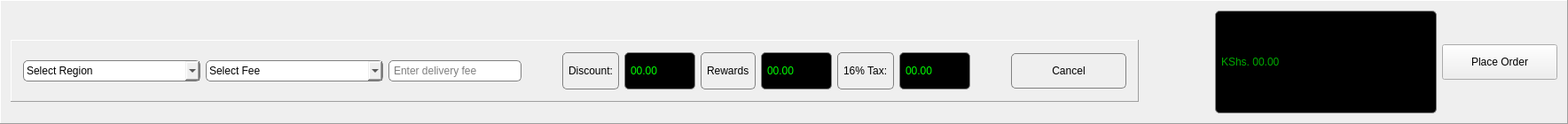
           <widget class="QFrame" name="order_panel">
            <property name="minimumSize">
             <size>
              <width>0</width>
              <height>140</height>
             </size>
            </property>
            <property name="maximumSize">
             <size>
              <width>16777215</width>
              <height>200</height>
             </size>
            </property>
            <property name="styleSheet">
             <string notr="true"/>
            </property>
            <property name="frameShape">
             <enum>QFrame::Panel</enum>
            </property>
            <property name="frameShadow">
             <enum>QFrame::Raised</enum>
            </property>
            <layout class="QHBoxLayout" name="horizontalLayout_9">
             <item>
              <widget class="QFrame" name="frame_14">
               <property name="minimumSize">
                <size>
                 <width>0</width>
                 <height>70</height>
                </size>
               </property>
               <property name="maximumSize">
                <size>
                 <width>16777215</width>
                 <height>50</height>
                </size>
               </property>
               <property name="styleSheet">
                <string notr="true">padding:4px;</string>
               </property>
               <property name="frameShape">
                <enum>QFrame::Panel</enum>
               </property>
               <property name="frameShadow">
                <enum>QFrame::Raised</enum>
               </property>
               <layout class="QHBoxLayout" name="horizontalLayout_7">
                <item>
                 <widget class="QComboBox" name="cb_delivery_region">
                  <property name="minimumSize">
                   <size>
                    <width>200</width>
                    <height>0</height>
                   </size>
                  </property>
                  <property name="maximumSize">
                   <size>
                    <width>200</width>
                    <height>16777215</height>
                   </size>
                  </property>
                  <property name="styleSheet">
                   <string notr="true">border: 1px solid gray;
font: 10pt &quot;MS Shell Dlg 2&quot;;
border-radius: 5px;
padding: 3px 3px 3px 3px;</string>
                  </property>
                  <item>
                   <property name="text">
                    <string>Select Region</string>
                   </property>
                  </item>
                 </widget>
                </item>
                <item>
                 <widget class="QComboBox" name="cb_delivery_fee">
                  <property name="minimumSize">
                   <size>
                    <width>200</width>
                    <height>0</height>
                   </size>
                  </property>
                  <property name="maximumSize">
                   <size>
                    <width>200</width>
                    <height>16777215</height>
                   </size>
                  </property>
                  <property name="styleSheet">
                   <string notr="true">border: 1px solid gray;
font: 10pt &quot;MS Shell Dlg 2&quot;;
border-radius: 5px;
padding: 3px 3px 3px 3px;</string>
                  </property>
                  <item>
                   <property name="text">
                    <string>Select Fee</string>
                   </property>
                  </item>
                 </widget>
                </item>
                <item>
                 <widget class="QLineEdit" name="le_deivery_fee">
                  <property name="minimumSize">
                   <size>
                    <width>150</width>
                    <height>0</height>
                   </size>
                  </property>
                  <property name="maximumSize">
                   <size>
                    <width>150</width>
                    <height>16777215</height>
                   </size>
                  </property>
                  <property name="styleSheet">
                   <string notr="true">border: 1px solid gray;
font: 10pt &quot;MS Shell Dlg 2&quot;;
border-radius: 5px;
padding: 3px 3px 3px 3px;</string>
                  </property>
                  <property name="text">
                   <string/>
                  </property>
                  <property name="placeholderText">
                   <string>Enter delivery fee</string>
                  </property>
                 </widget>
                </item>
                <item>
                 <spacer name="horizontalSpacer_8">
                  <property name="orientation">
                   <enum>Qt::Horizontal</enum>
                  </property>
                  <property name="sizeHint" stdset="0">
                   <size>
                    <width>40</width>
                    <height>20</height>
                   </size>
                  </property>
                 </spacer>
                </item>
                <item>
                 <widget class="QLabel" name="label_90">
                  <property name="styleSheet">
                   <string notr="true">border: 1px solid gray;
color: rgb(0, 0, 0);
font: 10pt &quot;MS Shell Dlg 2&quot;;
border-radius: 5px;
padding: 3px 3px 3px 3px;</string>
                  </property>
                  <property name="text">
                   <string>Discount:</string>
                  </property>
                 </widget>
                </item>
                <item>
                 <widget class="QLabel" name="lbl_discount_2">
                  <property name="minimumSize">
                   <size>
                    <width>80</width>
                    <height>0</height>
                   </size>
                  </property>
                  <property name="styleSheet">
                   <string notr="true">border: 1px solid gray;
color: rgb(0, 255, 0);
background-color: rgb(0, 0, 0);
font: 10pt &quot;MS Shell Dlg 2&quot;;
border-radius: 5px;
padding: 3px 3px 3px 3px;</string>
                  </property>
                  <property name="text">
                   <string>00.00</string>
                  </property>
                 </widget>
                </item>
                <item>
                 <widget class="QLabel" name="label_91">
                  <property name="styleSheet">
                   <string notr="true">border: 1px solid gray;
color: rgb(0, 0, 0);
font: 10pt &quot;MS Shell Dlg 2&quot;;
border-radius: 5px;
padding: 3px 3px 3px 3px;</string>
                  </property>
                  <property name="text">
                   <string>Rewards</string>
                  </property>
                 </widget>
                </item>
                <item>
                 <widget class="QLabel" name="lbl_reward_2">
                  <property name="minimumSize">
                   <size>
                    <width>80</width>
                    <height>0</height>
                   </size>
                  </property>
                  <property name="styleSheet">
                   <string notr="true">border: 1px solid gray;
color: rgb(0, 255, 0);
background-color: rgb(0, 0, 0);
font: 10pt &quot;MS Shell Dlg 2&quot;;
border-radius: 5px;
padding: 3px 3px 3px 3px;</string>
                  </property>
                  <property name="text">
                   <string>00.00</string>
                  </property>
                 </widget>
                </item>
                <item>
                 <widget class="QLabel" name="label_93">
                  <property name="styleSheet">
                   <string notr="true">border: 1px solid gray;
color: rgb(0, 0, 0);
font: 10pt &quot;MS Shell Dlg 2&quot;;
border-radius: 5px;
padding: 3px 3px 3px 3px;</string>
                  </property>
                  <property name="text">
                   <string>16% Tax:</string>
                  </property>
                 </widget>
                </item>
                <item>
                 <widget class="QLabel" name="lbl_tax_2">
                  <property name="minimumSize">
                   <size>
                    <width>80</width>
                    <height>0</height>
                   </size>
                  </property>
                  <property name="styleSheet">
                   <string notr="true">border: 1px solid gray;
color: rgb(0, 255, 0);
background-color: rgb(0, 0, 0);
font: 10pt &quot;MS Shell Dlg 2&quot;;
border-radius: 5px;
padding: 3px 3px 3px 3px;</string>
                  </property>
                  <property name="text">
                   <string>00.00</string>
                  </property>
                 </widget>
                </item>
                <item>
                 <spacer name="horizontalSpacer_6">
                  <property name="orientation">
                   <enum>Qt::Horizontal</enum>
                  </property>
                  <property name="sizeHint" stdset="0">
                   <size>
                    <width>40</width>
                    <height>20</height>
                   </size>
                  </property>
                 </spacer>
                </item>
                <item>
                 <widget class="QPushButton" name="btn_cancel_sale_2">
                  <property name="minimumSize">
                   <size>
                    <width>130</width>
                    <height>40</height>
                   </size>
                  </property>
                  <property name="maximumSize">
                   <size>
                    <width>130</width>
                    <height>40</height>
                   </size>
                  </property>
                  <property name="styleSheet">
                   <string notr="true">border: 1px solid gray;
font: 10pt &quot;MS Shell Dlg 2&quot;;
border-radius: 5px;
padding: 3px 3px 3px 3px;</string>
                  </property>
                  <property name="text">
                   <string>Cancel</string>
                  </property>
                 </widget>
                </item>
               </layout>
              </widget>
             </item>
             <item>
              <spacer name="horizontalSpacer_12">
               <property name="orientation">
                <enum>Qt::Horizontal</enum>
               </property>
               <property name="sizeHint" stdset="0">
                <size>
                 <width>40</width>
                 <height>20</height>
                </size>
               </property>
              </spacer>
             </item>
             <item>
              <spacer name="horizontalSpacer_13">
               <property name="orientation">
                <enum>Qt::Horizontal</enum>
               </property>
               <property name="sizeHint" stdset="0">
                <size>
                 <width>40</width>
                 <height>20</height>
                </size>
               </property>
              </spacer>
             </item>
             <item>
              <widget class="QLabel" name="lbl_total_2">
               <property name="minimumSize">
                <size>
                 <width>250</width>
                 <height>0</height>
                </size>
               </property>
               <property name="maximumSize">
                <size>
                 <width>250</width>
                 <height>16777215</height>
                </size>
               </property>
               <property name="styleSheet">
                <string notr="true">background-color: rgb(0, 0, 0);
color: rgb(0, 170, 0);
font: 28pt &quot;MS Shell Dlg 2&quot;;
border: 1px solid gray;
border-radius: 5px;
padding: 3px 3px 3px 3px;</string>
               </property>
               <property name="frameShape">
                <enum>QFrame::Panel</enum>
               </property>
               <property name="frameShadow">
                <enum>QFrame::Raised</enum>
               </property>
               <property name="text">
                <string>KShs. 00.00</string>
               </property>
              </widget>
             </item>
             <item>
              <widget class="QPushButton" name="btn_place_order">
               <property name="minimumSize">
                <size>
                 <width>130</width>
                 <height>40</height>
                </size>
               </property>
               <property name="maximumSize">
                <size>
                 <width>130</width>
                 <height>40</height>
                </size>
               </property>
               <property name="styleSheet">
                <string notr="true"/>
               </property>
               <property name="text">
                <string>Place Order</string>
               </property>
              </widget>
             </item>
            </layout>
           </widget>
